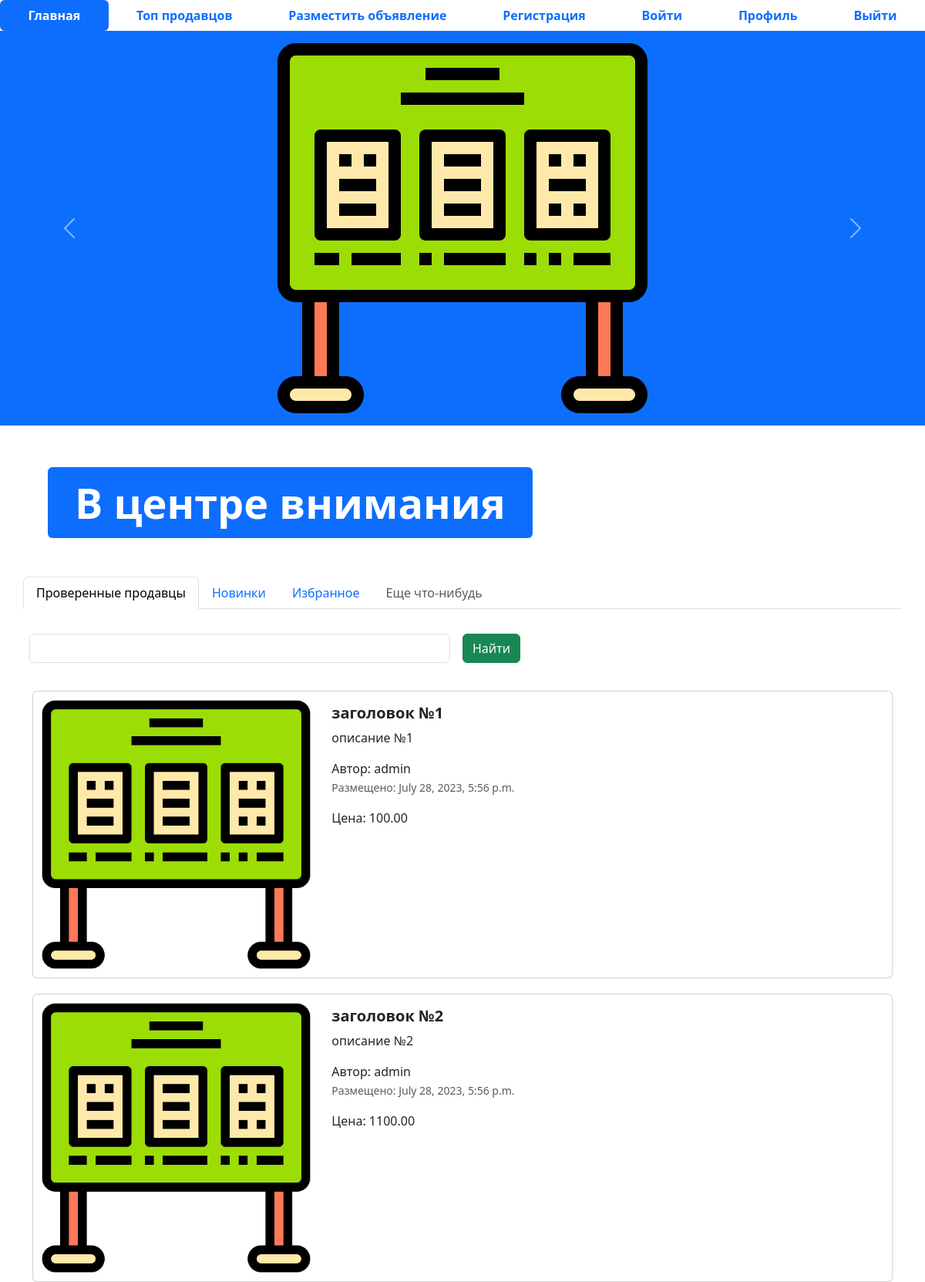
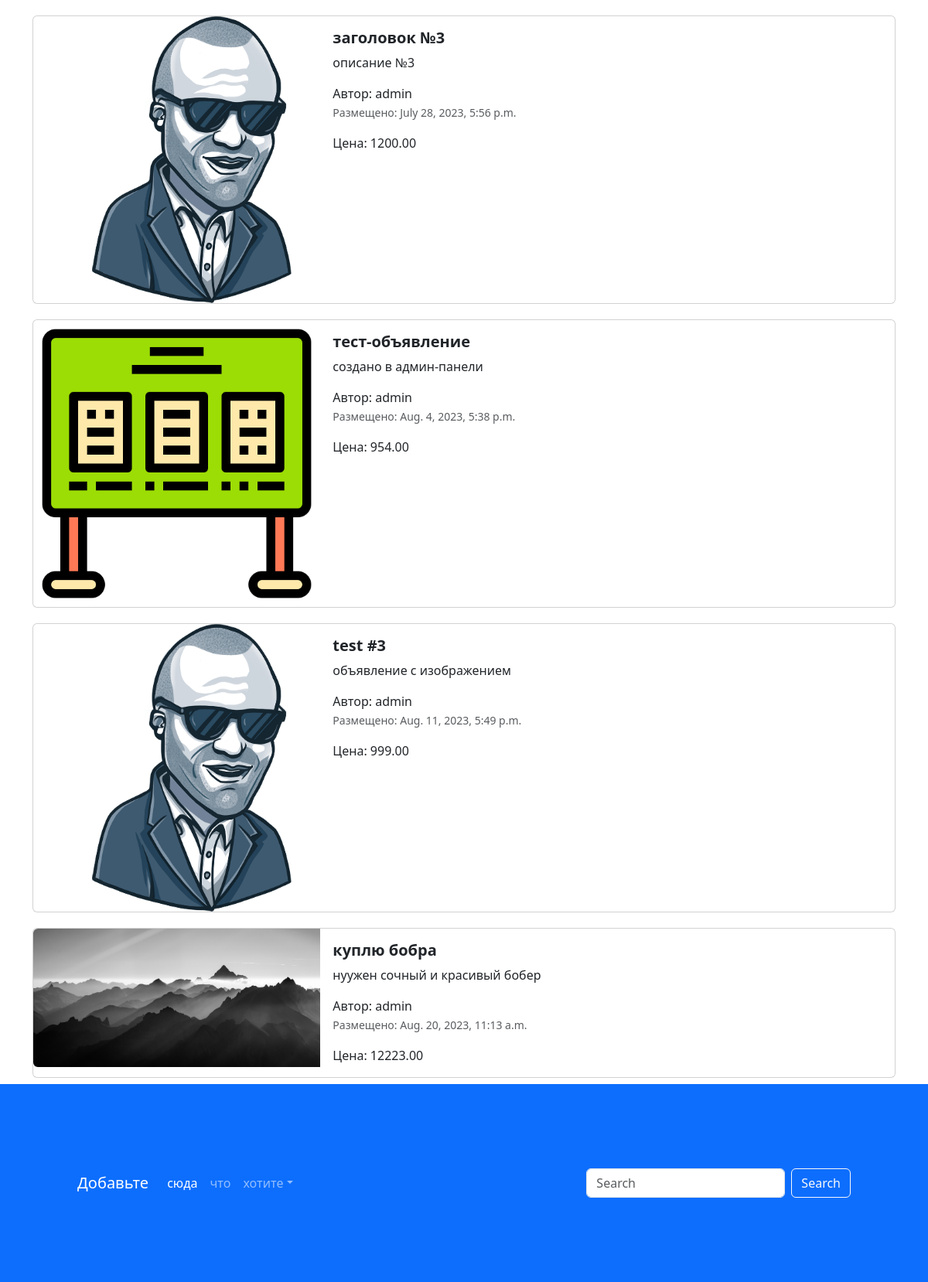
The page / on the database its author committed (2 pictures, top to bottom).
### app_advertisements/models.py (models this page shows, shortened)
class Advertisement(models.Model):
    title = models.CharField(verbose_name='заголовок', max_length=128)
    description = models.TextField('описание')
    price = models.DecimalField('цена', max_digits=10, decimal_places=2)
    auction = models.BooleanField('торг', help_text='отметьте, если торг уместен')
    created_at = models.DateTimeField(auto_now_add=True)
    updated_at = models.DateTimeField(auto_now=True)
    user = models.ForeignKey(User, verbose_name = 'пользователь', on_delete = models.CASCADE)
    image = models.ImageField('изображение', upload_to='advertisements/')
    class Meta:
        db_table = "advertisements"

### app_advertisements/views.py (the view)
# urls.py: path('', index, name='main-page'),
def index(request):
    advertisements = Advertisement.objects.all()
    contex = {'advertisements':advertisements}
    return render(request, 'index.html', contex)

### templates/index.html (shortened to what this page needs)
{% extends 'base.html' %}
{% load static %}
{% block content %}
<ul class="nav nav-pills sticky-top bg-white nav-fill">
  <li class="nav-item">
    <a class="nav-link active" aria-current="page" href="/">
      <span style="font-weight: bold;">Главная</span>
    </a>
  </li>
  <li class="nav-item">
    <a class="nav-link" href="{% url 'top-sellers' %}"><span style="font-weight: bold;">Топ продавцов</span>
    </a>
  </li>
  <li class="nav-item">
    <a class="nav-link" href="{% url 'advertisement-post' %}">
      <span style="font-weight: bold;">Разместить объявление</span>
    </a>
  </li>
  <li class="nav-item">
    <a class="nav-link" href="register.html">
      <span style="font-weight: bold;">Регистрация</span>
    </a>
  </li>
  <li class="nav-item">
    <a class="nav-link" href="login.html">
      <span style="font-weight: bold;">Войти</span>
    </a>
  </li>
  <li class="nav-item">
    <a class="nav-link" href="profile.html">
      <span style="font-weight: bold;">Профиль</span>
    </a>
  </li>
  <li class="nav-item">
    <a class="nav-link" href="#">
      <span style="font-weight: bold;">Выйти</span>
    </a>
  </li>
</ul>
<div id="carouselExampleControls" class="carousel slide bg-primary" data-bs-ride="carousel">
  <div class="carousel-inner">
    <div class="carousel-item active">
      <img src="{% static 'img/adv.png' %}" class="mx-auto d-block w-33" alt="...">
    </div>
  </div>
  <button class="carousel-control-prev" type="button" data-bs-target="#carouselExampleControls" data-bs-slide="prev">
    <span class="carousel-control-prev-icon" aria-hidden="true"></span>
  </button>
  <button class="carousel-control-next" type="button" data-bs-target="#carouselExampleControls" data-bs-slide="next">
    <span class="carousel-control-next-icon" aria-hidden="true"></span>
  </button>
</div>
<div class="container" style="margin: 50px;">
  <div class="display-2">
    <span class="badge bg-primary">В центре внимания</span>
  </div>
</div>
<div class="container">
  <div class="row">
    <ul class="nav nav-tabs bg-white">
      <li class="nav-item">
        <a class="nav-link active" aria-current="page" href="#">Проверенные продавцы</a>
      </li>
      <li class="nav-item">
        <a class="nav-link" href="#">Новинки</a>
      </li>
      <li class="nav-item">
        <a class="nav-link" href="#">Избранное</a>
      </li>
      <li class="nav-item">
        <a class="nav-link disabled" href="#" tabindex="-1" aria-disabled="true">Еще что-нибудь</a>
      </li>
    </ul>
    <form class="row g-3">
      <div class="col-auto w-50">
        <input type="text" class="form-control">
      </div>
      <div class="col-auto">
        <button type="submit" class="btn btn-success mb-3">Найти</button>
      </div>
    </form>
  </div>
  <div class="col">
    {% for adv in advertisements %}
    <div class="card mb-2" style="max-width: 1200px; margin-top: 20px;">
      <div class="row g-0">
        <div class="col-md-4">
          <a href="advertisement.html" class="nav-link">
            <img src="{% if adv.image %} {{adv.image.url}} {% else %} {% static 'img/adv.png' %} {% endif %}" class="img-fluid rounded-start" alt="Card title">
          </a>
        </div>
        <div class="col-md-8">
          <div class="card-body">
            <h5 class="card-title">
              <a href="advertisement.html" class="nav-link"><strong>{{adv.title}}</strong></a>
            </h5>
            <a href="advertisement.html" class="nav-link">
              <p class="card-text">{{adv.description}}</p>
              <span>Автор: {{adv.user}}</span>
              <p class="card-text"><small class="text-muted">Размещено: {{adv.created_at}}</small></p>
              <span>Цена: {{adv.price}}</span>
            </a>
          </div>
        </div>
      </div>
    </div>
    {% endfor %}
  </div>
</div>
<footer style="padding: 100px;" class="bg-primary">
  <nav class="navbar navbar-expand-sm navbar-dark">
    <a class="navbar-brand" href="#">Добавьте</a>
    <div class="collapse navbar-collapse" id="collapsibleNavId">
      <ul class="navbar-nav me-auto mt-2 mt-lg-0">
        <li class="nav-item">
          <a class="nav-link active" href="#" aria-current="page">сюда</a>
        </li>
        <li class="nav-item">
          <a class="nav-link" href="#">что</a>
        </li>
        <li class="nav-item dropdown">
          <a class="nav-link dropdown-toggle" href="#" id="dropdownId" data-bs-toggle="dropdown" aria-haspopup="true"
             aria-expanded="false">хотите</a>
        </li>
      </ul>
      <form class="d-flex my-2 my-lg-0">
        <input class="form-control me-sm-2" type="text" placeholder="Search">
        <button class="btn btn-outline-light my-2 my-sm-0" type="submit">Search</button>
      </form>
    </div>
  </nav>
</footer>
{% endblock %}

### templates/base.html (shortened to what this page needs)
{% load static %}
<!DOCTYPE html>
<html lang="en">
<head>
  <link href="{% static 'css/bootstrap.min.css' %}" rel="stylesheet">
  <link rel="stylesheet" href="{% static 'css/fontello.css' %}">
</head>
<body>
{% block content %}
{% endblock %}
</body>
</html>

### rows shown on the page
Advertisement: title "заголовок №1", description "описание №1", user "admin", created_at "July 28, 2023, 5:56 p.m.", price "100.00"
Advertisement: title "заголовок №2", description "описание №2", user "admin", created_at "July 28, 2023, 5:56 p.m.", price "1100.00"
Advertisement: image (picture), title "заголовок №3", description "описание №3", user "admin", created_at "July 28, 2023, 5:56 p.m.", price "1200.00"
Advertisement: title "тест-объявление", description "создано в админ-панели", user "admin", created_at "Aug. 4, 2023, 5:38 p.m.", price "954.00"
Advertisement: image (picture), title "test #3", description "объявление с изображением", user "admin", created_at "Aug. 11, 2023, 5:49 p.m.", price "999.00"
Advertisement: image (picture), title "куплю бобра", description "нуужен сочный и красивый бобер", user "admin", created_at "Aug. 20, 2023, 11:13 a.m.", price "12223.00"
